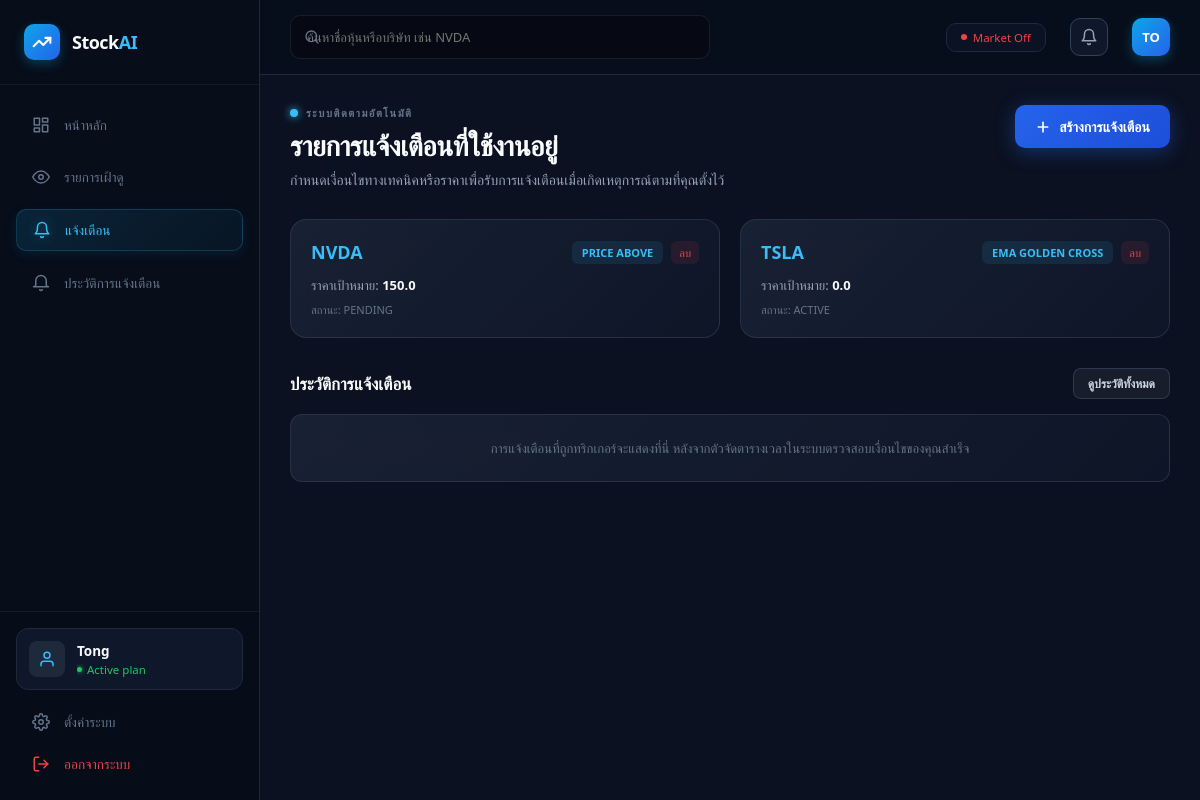
Page /alerts (signed in) on the committed database.
### tables this page shows
CREATE TABLE users (
            id INTEGER PRIMARY KEY AUTOINCREMENT,
            username TEXT UNIQUE NOT NULL,
            email TEXT UNIQUE NOT NULL,
            password TEXT NOT NULL,
            is_admin BOOLEAN DEFAULT 0
        );

CREATE TABLE alerts (id INTEGER PRIMARY KEY AUTOINCREMENT, symbol TEXT, alert_type TEXT, target REAL, status TEXT, created_date TIMESTAMP DEFAULT CURRENT_TIMESTAMP);

### app.py (the view, shortened to what this page needs)
@app.route("/alerts", methods=["GET", "POST"])
@login_required
def alerts_page():
  db = get_db()
  alerts = db.execute("SELECT * FROM alerts").fetchall()
  stocks = db.execute("SELECT symbol FROM stocks").fetchall()
  return render_template("alerts.html", alerts=alerts, stocks=stocks)

### templates/alerts.html (shortened to what this page needs)
{% extends "base.html" %}
{% block content %}
<div style="display: flex; justify-content: space-between; align-items: flex-start; margin-bottom: 30px; flex-wrap: wrap; gap: 15px;">
    <div>
        <div style="display: flex; align-items: center; gap: 8px; margin-bottom: 6px;">
            <span style="width: 8px; height: 8px; background: #38bdf8; border-radius: 50%; display: inline-block; box-shadow: 0 0 8px #38bdf8;"></span>
            <p style="color: #64748b; font-size: 11px; text-transform: uppercase; letter-spacing: 1.5px; margin: 0; font-weight: 600;">
                {% if current_lang == 'th' %}ระบบติดตามอัตโนมัติ{% else %}AUTOMATED MONITORING SYSTEM{% endif %}
            </p>
        </div>
        <h2 style="margin: 0; font-size: 28px; font-weight: 700; color: #f8fafc; letter-spacing: -0.5px;">
            {% if current_lang == 'th' %}รายการแจ้งเตือนที่ใช้งานอยู่{% else %}Active Alerts{% endif %}
        </h2>
        <p style="color: #94a3b8; font-size: 14px; margin: 6px 0 0 0;">
            {% if current_lang == 'th' %}กำหนดเงื่อนไขทางเทคนิคหรือราคาเพื่อรับการแจ้งเตือนเมื่อเกิดเหตุการณ์ตามที่คุณตั้งไว้{% else %}Set technical or price conditions to receive notifications when your criteria are met.{% endif %}
        </p>
    </div>
    <button onclick="openCreateAlertModal()" style="background: linear-gradient(135deg, #2563eb 0%, #1d4ed8 100%); color: #ffffff; border: none; padding: 12px 20px; border-radius: 10px; font-weight: 600; font-size: 14px; cursor: pointer; display: flex; align-items: center; gap: 8px; box-shadow: 0 4px 20px rgba(37, 99, 235, 0.4); transition: all 0.2s;">
        <svg width="16" height="16" viewBox="0 0 24 24" fill="none" stroke="currentColor" stroke-width="2.5" stroke-linecap="round" stroke-linejoin="round"><line x1="12" y1="5" x2="12" y2="19"></line><line x1="5" y1="12" x2="19" y2="12"></line></svg>
        {% if current_lang == 'th' %}สร้างการแจ้งเตือน{% else %}Create Alert{% endif %}
    </button>
</div>
{% if alerts and alerts|length > 0 %}
<div style="display: grid; grid-template-columns: repeat(auto-fill, minmax(300px, 1fr)); gap: 20px; margin-bottom: 30px;">
    {% for alert in alerts %}
    <div class="fin-card" style="padding: 20px; border-radius: 16px; position: relative;">
        <div style="display: flex; justify-content: space-between; align-items: center; margin-bottom: 12px;">
            <span style="color: #38bdf8; font-weight: 700; font-size: 18px;">{{ alert.symbol }}</span>
            <div style="display: flex; align-items: center; gap: 8px;">
                <span style="background: rgba(56, 189, 248, 0.1); color: #38bdf8; padding: 4px 10px; border-radius: 6px; font-size: 11px; font-weight: 600;">{{ alert.alert_type }}</span>
                <a href="#" onclick="openDeleteConfirmModal('{{ url_for('alert_delete', id=alert.id) }}')" style="color: #ef4444; background: rgba(239, 68, 68, 0.1); padding: 4px 8px; border-radius: 6px; font-size: 11px; text-decoration: none;">
                    {% if current_lang == 'th' %}ลบ{% else %}Delete{% endif %}
                </a>
            </div>
        </div>
        <div style="color: #94a3b8; font-size: 13px; margin-bottom: 8px;">
            {% if current_lang == 'th' %}ราคาเป้าหมาย{% else %}Target Price{% endif %}: <strong style="color: #f8fafc;">{{ alert.target }}</strong>
        </div>
        <div style="color: #64748b; font-size: 11px;">
            {% if current_lang == 'th' %}สถานะ{% else %}Status{% endif %}: {{ alert.status }}
        </div>
    </div>
    {% endfor %}
</div>
{% endif %}
<div style="display: flex; justify-content: space-between; align-items: center; margin-bottom: 15px;">
    <h3 style="margin: 0; font-size: 17px; font-weight: 600; color: #f8fafc;">
        {% if current_lang == 'th' %}ประวัติการแจ้งเตือน{% else %}Alert History{% endif %}
    </h3>
    <button style="background: rgba(255,255,255,0.05); color: #cbd5e1; border: 1px solid rgba(51, 65, 85, 0.8); padding: 6px 14px; border-radius: 8px; font-size: 12px; font-weight: 600; cursor: pointer; transition: background 0.2s;" onmouseover="this.style.background='rgba(255,255,255,0.1)'" onmouseout="this.style.background='rgba(255,255,255,0.05)'">
        {% if current_lang == 'th' %}ดูประวัติทั้งหมด{% else %}View All History{% endif %}
    </button>
</div>
<div class="fin-card" style="padding: 24px; border-radius: 12px; text-align: center;">
    <p style="margin: 0; color: #64748b; font-size: 13px;">
        {% if current_lang == 'th' %}การแจ้งเตือนที่ถูกทริกเกอร์จะแสดงที่นี่ หลังจากตัวจัดตารางเวลาในระบบตรวจสอบเงื่อนไขของคุณสำเร็จ{% else %}Triggered alerts will appear here after the system scheduler successfully checks your conditions.{% endif %}
    </p>
</div>
{% endblock %}

### templates/base.html (shortened to what this page needs)
<!DOCTYPE html>
<html lang="{{ current_lang }}">
<head>
    <link rel="stylesheet" href="{{ url_for('static', filename='style.css') }}">
</head>
<body>
    <div class="app-container" style="display: flex; height: 100vh; overflow: hidden;">
        <aside class="sidebar" style="background: #070d19; border-right: 1px solid #1e293b; width: 260px; display: flex; flex-direction: column; flex-shrink: 0;">
            <div class="sidebar-brand" style="padding: 24px; display: flex; align-items: center; gap: 12px; border-bottom: 1px solid rgba(30, 41, 59, 0.5);">
                <div style="background: linear-gradient(135deg, #0ea5e9, #2563eb); padding: 8px; border-radius: 10px; display: flex; align-items: center; justify-content: center; box-shadow: 0 4px 12px rgba(14, 165, 233, 0.3);">
                    <svg width="20" height="20" viewBox="0 0 24 24" fill="none" stroke="#ffffff" stroke-width="2.5" stroke-linecap="round" stroke-linejoin="round"><polyline points="22 7 13.5 15.5 8.5 10.5 2 17"></polyline><polyline points="16 7 22 7 22 13"></polyline></svg>
                </div>
                <h2 style="margin: 0; font-size: 18px; color: #f8fafc; font-weight: 700; letter-spacing: -0.5px;">Stock<span style="color: #38bdf8;">AI</span></h2>
            </div>
            <nav class="sidebar-nav" style="padding: 20px 16px; display: flex; flex-direction: column; overflow-y: auto; flex-grow: 1;">
                <a href="{{ url_for('dashboard') }}" class="{{ 'active' if request.endpoint == 'dashboard' else '' }}">
                    <svg viewBox="0 0 24 24"><rect x="3" y="3" width="7" height="9"></rect><rect x="14" y="3" width="7" height="5"></rect><rect x="14" y="12" width="7" height="9"></rect><rect x="3" y="16" width="7" height="5"></rect></svg>
                    {{ t('dashboard') }}
                </a>
                <a href="{{ url_for('watchlist_page') }}" class="{{ 'active' if request.endpoint == 'watchlist_page' else '' }}">
                    <svg viewBox="0 0 24 24"><path d="M1 12s4-8 11-8 11 8 11 8-4 8-11 8-11-8-11-8z"></path><circle cx="12" cy="12" r="3"></circle></svg>
                    {{ t('watchlist') }}
                </a>
                <a href="{{ url_for('alerts_page') }}" class="{{ 'active' if request.endpoint == 'alerts_page' else '' }}">
                    <svg viewBox="0 0 24 24"><path d="M18 8A6 6 0 0 0 6 8c0 7-3 9-3 9h18s-3-2-3-9"></path><path d="M13.73 21a2 2 0 0 1-3.46 0"></path></svg>
                    {{ t('alerts') }}
                </a>
                <a href="{{ url_for('notifications_page') }}" class="{{ 'active' if request.endpoint == 'notifications_page' else '' }}">
                    <svg viewBox="0 0 24 24"><path d="M22 17H2a3 3 0 0 0 3-3V9a7 7 0 0 1 14 0v5a3 3 0 0 0 3 3zm-8.27 4a2 2 0 0 1-3.46 0"></path></svg>
                    {{ t('notifications') }}
                </a>
            </nav>
            <div style="padding: 16px; border-top: 1px solid rgba(30, 41, 59, 0.5); background: rgba(7, 13, 25, 0.5);">
                <a href="{{ url_for('profile_page') }}" style="display: flex; align-items: center; gap: 12px; background: #0f172a; border: 1px solid #1e293b; padding: 12px; border-radius: 12px; margin-bottom: 12px; text-decoration: none; transition: all 0.2s;" onmouseover="this.style.borderColor='#38bdf8'; this.style.background='#131c31'" onmouseout="this.style.borderColor='#1e293b'; this.style.background='#0f172a'">
                    <div style="width: 36px; height: 36px; background: #1e293b; border-radius: 8px; display: flex; align-items: center; justify-content: center; color: #38bdf8; flex-shrink: 0;">
                        <svg width="18" height="18" viewBox="0 0 24 24" fill="none" stroke="currentColor" stroke-width="2" stroke-linecap="round" stroke-linejoin="round"><path d="M20 21v-2a4 4 0 0 0-4-4H8a4 4 0 0 0-4 4v2"></path><circle cx="12" cy="7" r="4"></circle></svg>
                    </div>
                    <div style="overflow: hidden;">
                        <div style="color: #f8fafc; font-size: 13.5px; font-weight: 600; white-space: nowrap; overflow: hidden; text-overflow: ellipsis;">
                            {% if current_user.is_authenticated %}{{ current_user.username }}{% else %}Tong{% endif %}
                        </div>
                        <div style="color: #22c55e; font-size: 11.5px; font-weight: 500; display: flex; align-items: center; gap: 5px; margin-top: 2px;">
                            <span style="width: 5px; height: 5px; background: #22c55e; border-radius: 50%; box-shadow: 0 0 5px #22c55e;"></span> Active plan
                        </div>
                    </div>
                </a>
                <div class="sidebar-nav" style="padding: 0; display: flex; flex-direction: column; gap: 2px;">
                    <a href="{{ url_for('settings_page') }}" class="{{ 'active' if request.endpoint == 'settings_page' else '' }}" style="margin-bottom: 0;">
                        {{ t('settings') }}
                    </a>
                    {% if current_user.is_authenticated %}
                    <a href="{{ url_for('logout') }}" style="color: #ef4444; margin-bottom: 0;" onmouseover="this.style.background='rgba(239, 68, 68, 0.1)'; this.style.color='#ef4444'" onmouseout="this.style.background='transparent'; this.style.color='#ef4444'">
                        <svg viewBox="0 0 24 24" style="stroke: #ef4444;"><path d="M9 21H5a2 2 0 0 1-2-2V5a2 2 0 0 1 2-2h4"></path><polyline points="16 17 21 12 16 7"></polyline><line x1="21" y1="12" x2="9" y2="12"></line></svg>
                        {{ t('logout') }}
                    </a>
                    {% endif %}
                </div>
            </div>
        </aside>
        <main class="main-content" style="flex: 1; display: flex; flex-direction: column; overflow-y: auto;">
            <header class="topbar" style="display: flex; justify-content: space-between; align-items: center; padding: 0 30px; height: 75px; background: rgba(7, 13, 25, 0.85); backdrop-filter: blur(10px); border-bottom: 1px solid #1e293b; position: sticky; top: 0; z-index: 100;">
                <div style="position: relative; display: flex; align-items: center; width: 420px;">
                    <svg width="16" height="16" viewBox="0 0 24 24" fill="none" stroke="#64748b" stroke-width="2" stroke-linecap="round" stroke-linejoin="round" style="position: absolute; left: 14px;"><circle cx="11" cy="11" r="8"></circle><line x1="21" y1="21" x2="16.65" y2="16.65"></line></svg>
                    <input type="text" id="globalStockSearch" placeholder="{{ t('search_placeholder') }}" autocomplete="off"
                        style="width: 100%; background: #0f172a; border: 1px solid #334155; color: #f8fafc; padding: 10px 14px 10px 40px; border-radius: 10px; font-size: 13px; outline: none; transition: all 0.2s;"
                        oninput="searchGlobalStocks(this.value)"
                        onkeydown="handleGlobalSearchKey(event)"
                        onfocus="this.style.borderColor='#38bdf8'; this.style.boxShadow='0 0 0 3px rgba(56,189,248,0.15)'"
                        onblur="this.style.borderColor='#334155'; this.style.boxShadow='none'">
                </div>
                <div style="display: flex; align-items: center; gap: 24px;">
                    <div style="text-align: right; display: flex; flex-direction: column; gap: 3px; background: rgba(15, 23, 42, 0.6); padding: 6px 14px; border-radius: 10px; border: 1px solid #1e293b;">
                        <span id="marketStatusText" style="font-size: 11.5px; color: #ef4444; font-weight: 500; display: flex; align-items: center; gap: 6px; justify-content: flex-end;">
                            <span id="marketStatusDot" style="width: 6px; height: 6px; background: #ef4444; border-radius: 50%;"></span>
                            <span id="marketStatusLabel">Market Off</span>
                        </span>
                    </div>
                    <a href="{{ url_for('notifications_page') }}" style="background: #0f172a; border: 1px solid #334155; width: 38px; height: 38px; border-radius: 10px; display: flex; align-items: center; justify-content: center; color: #94a3b8; text-decoration: none; transition: all 0.2s;" onmouseover="this.style.borderColor='#38bdf8'; this.style.color='#38bdf8'" onmouseout="this.style.borderColor='#334155'; this.style.color='#94a3b8'">
                        <svg width="18" height="18" viewBox="0 0 24 24" fill="none" stroke="currentColor" stroke-width="2" stroke-linecap="round" stroke-linejoin="round"><path d="M18 8A6 6 0 0 0 6 8c0 7-3 9-3 9h18s-3-2-3-9"></path><path d="M13.73 21a2 2 0 0 1-3.46 0"></path></svg>
                    </a>
                    <div style="background: linear-gradient(135deg, #0ea5e9, #2563eb); color: #ffffff; width: 38px; height: 38px; border-radius: 10px; display: flex; align-items: center; justify-content: center; font-weight: bold; font-size: 13px; box-shadow: 0 4px 12px rgba(14, 165, 233, 0.3);">
                        TO
                    </div>
                </div>
            </header>
            <div class="content-body" style="padding: 30px; background: #0b1120; min-height: calc(100vh - 75px);">
                {% block content %}{% endblock %}
            </div>
        </main>
    </div>
</body>
</html>

### rows in the picture
users: username "Tong"
alerts: symbol "NVDA", alert_type "PRICE ABOVE", target "150.0", status "PENDING"
alerts: symbol "TSLA", alert_type "EMA GOLDEN CROSS", target "0.0", status "ACTIVE"

### other values in the picture
{{ t('dashboard') }} "หน้าหลัก"
{{ t('watchlist') }} "รายการเฝ้าดู"
{{ t('alerts') }} "แจ้งเตือน"
{{ t('notifications') }} "ประวัติการแจ้งเตือน"
{{ t('settings') }} "ตั้งค่าระบบ"
{{ t('logout') }} "ออกจากระบบ"
